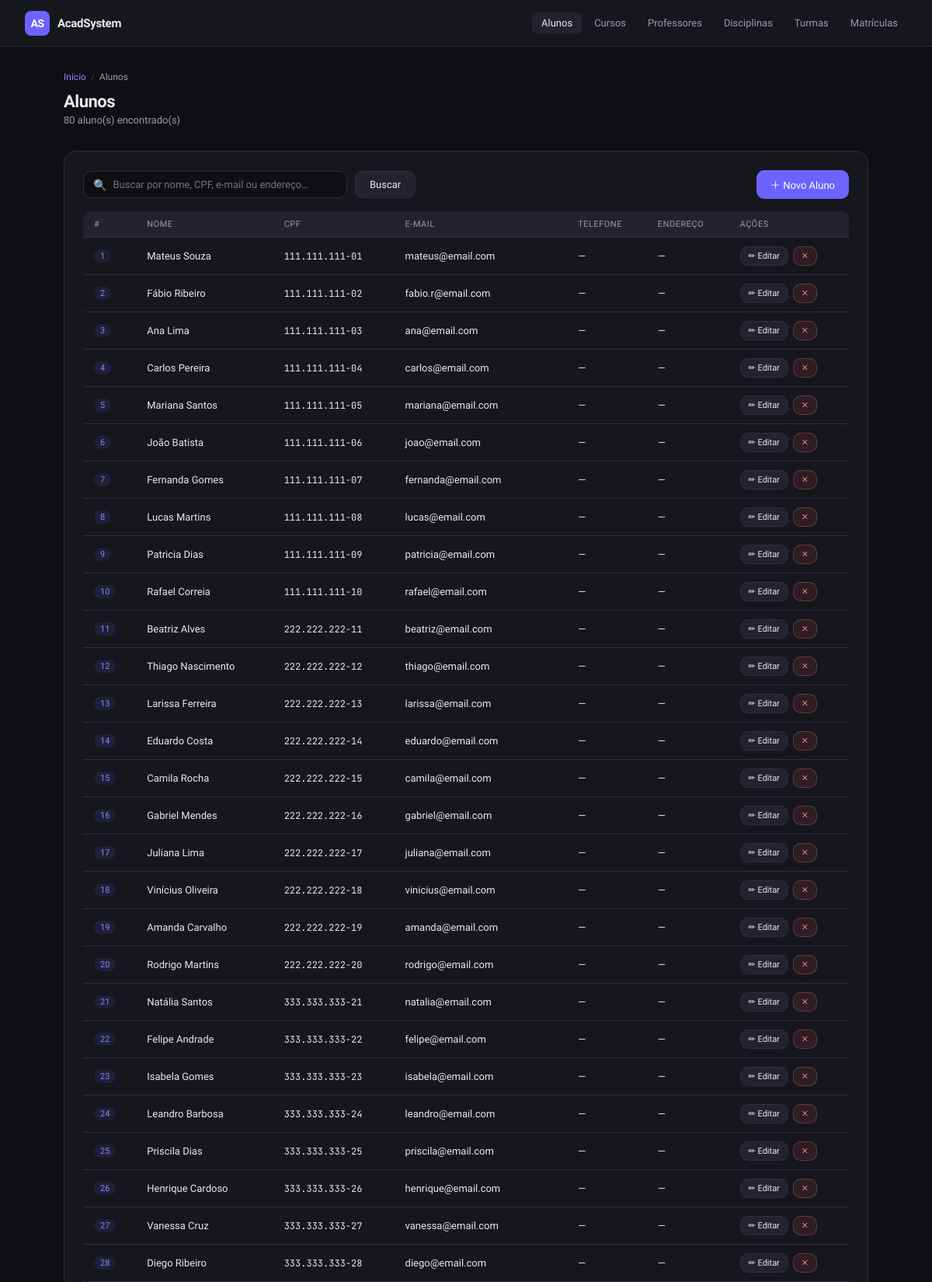
Screenshot of /cons_aluno.php (upper part) with the database file from the repository.
### tables this page shows
CREATE TABLE `alunos` (
  `id` int(11) NOT NULL,
  `nome` varchar(150) DEFAULT NULL,
  `email` varchar(150) DEFAULT NULL,
  `cpf` varchar(14) DEFAULT NULL,
  `data_nascimento` date DEFAULT NULL
);

### cons_aluno.php (the view, shortened to what this page needs)
<?php
$alunos = [];
$busca  = trim($_GET['busca'] ?? '');
try {
    $db = getDB();
    if ($busca) {
        $stmt = $db->prepare(
            "SELECT * FROM alunos
             WHERE nome LIKE :b
                OR cpf LIKE :b
                OR email LIKE :b
                OR endereco LIKE :b
             ORDER BY id ASC"
        );
        $stmt->execute([':b' => "%$busca%"]);
    } else {
        $stmt = $db->query("SELECT * FROM alunos ORDER BY id ASC");
    }
    $alunos = $stmt->fetchAll();
} catch (PDOException $e) {
    $erro = 'Erro ao consultar: ' . htmlspecialchars($e->getMessage());
}
include 'header.php';
?>
<div class="breadcrumb">
  <a href="index.php">Início</a> <span>/</span>
  Alunos
</div>
<div class="page-header">
  <h1>Alunos</h1>
  <p><?= count($alunos) ?> aluno(s) encontrado(s)</p>
</div>
<div class="card">
  <div class="table-toolbar">
    <form method="GET" style="display:flex;gap:10px;flex:1;">
      <div class="search-box">
        <span class="search-icon">🔍</span>
        <input type="text" name="busca"
               value="<?= htmlspecialchars($busca) ?>"
               placeholder="Buscar por nome, CPF, e-mail ou endereço…">
      </div>
      <button type="submit" class="btn btn-secondary">Buscar</button>
    </form>
    <a href="cad_aluno.php" class="btn btn-primary">＋ Novo Aluno</a>
  </div>
  <?php if (empty($alunos)): ?>
    <div class="empty-state">
      <div class="empty-icon">🎓</div>
      <p><?= $busca ? 'Nenhum aluno encontrado para essa busca.' : 'Nenhum aluno cadastrado ainda.' ?></p>
    </div>
  <?php else: ?>
  <div class="table-wrapper">
    <table class="data-table">
      <thead>
        <tr>
          <th>#</th>
          <th>Nome</th>
          <th>CPF</th>
          <th>E-mail</th>
          <th>Telefone</th>
          <th>Endereço</th>
          <th>Ações</th>
        </tr>
      </thead>
      <tbody>
        <?php foreach ($alunos as $a): ?>
        <tr>
          <td><span class="badge badge-accent"><?= $a['id'] ?></span></td>
          <td><?= htmlspecialchars($a['nome']) ?></td>
          <td style="font-family:'JetBrains Mono',monospace;font-size:12px;">
            <?= htmlspecialchars($a['cpf']) ?>
          </td>
          <td><?= htmlspecialchars($a['email']) ?></td>
          <td><?= htmlspecialchars($a['telefone'] ?? '—') ?></td>
          <td><?= htmlspecialchars($a['endereco'] ?? '—') ?></td>
          <td>
            <div class="actions">
              <a href="cad_aluno.php?editar=<?= $a['id'] ?>"
                 class="btn btn-secondary btn-sm">✏ Editar</a>
              <a href="cons_aluno.php?excluir=<?= $a['id'] ?>"
                 class="btn btn-danger btn-sm"
                 onclick="return confirm('Excluir <?= htmlspecialchars(addslashes($a['nome'])) ?>?')">
                 ✕
              </a>
            </div>
          </td>
        </tr>
        <?php endforeach; ?>
      </tbody>
    </table>
  </div>
  <?php endif; ?>
</div>
<?php include 'footer.php'; ?>

### style.css (style rules this page uses)
:root { --bg: #0f0f13; --bg2: #16161d; --bg3: #1e1e28; --surface: #232330; --surface2: #2c2c3e; --border: #2e2e40; --border2: #3a3a50; --accent: #6c63ff; --accent2: #8b85ff; --accent-soft: rgba(108, 99, 255, 0.12); --accent-glow: rgba(108, 99, 255, 0.25); --text: #e8e8f0; --text2: #9999b0; --text3: #6666808; --success: #4ade80; --success-bg: rgba(74, 222, 128, 0.1); --danger: #f87171; --danger-bg: rgba(248, 113, 113, 0.1); --warning: #fbbf24; --warning-bg: rgba(251, 191, 36, 0.1); --info: #60a5fa; --info-bg: rgba(96, 165, 250, 0.1); --radius: 10px; --radius-lg: 16px; --shadow: 0 4px 24px rgba(0,0,0,0.4); }
* { box-sizing: border-box; margin: 0; padding: 0; }
body { font-family: 'Sora', sans-serif; background: var(--bg); color: var(--text); min-height: 100vh; display: flex; flex-direction: column; }
.page-header { margin-bottom: 2rem; }
.page-header h1 { font-size: 22px; font-weight: 700; letter-spacing: -0.5px; color: var(--text); }
.page-header p { font-size: 13px; color: var(--text2); margin-top: 4px; }
.breadcrumb { display: flex; align-items: center; gap: 6px; font-size: 12px; color: var(--text2); margin-bottom: 12px; }
.breadcrumb a { color: var(--accent2); text-decoration: none; }
.breadcrumb span { color: var(--border2); }
.card { background: var(--bg2); border: 1px solid var(--border); border-radius: var(--radius-lg); padding: 1.5rem; }
.btn { display: inline-flex; align-items: center; gap: 7px; font-family: 'Sora', sans-serif; font-size: 13px; font-weight: 500; padding: 9px 18px; border-radius: var(--radius); cursor: pointer; border: none; text-decoration: none; transition: all 0.15s; white-space: nowrap; }
.btn-primary { background: var(--accent); color: white; }
.btn-secondary { background: var(--surface); color: var(--text); border: 1px solid var(--border); }
.btn-danger { background: var(--danger-bg); color: var(--danger); border: 1px solid rgba(248,113,113,0.3); }
.btn-sm { font-size: 11px; padding: 5px 10px; }
.table-wrapper { overflow-x: auto; border-radius: var(--radius); }
table.data-table { width: 100%; border-collapse: collapse; font-size: 13px; }
table.data-table th { background: var(--surface); color: var(--text2); font-weight: 500; font-size: 11px; letter-spacing: 0.5px; text-transform: uppercase; padding: 10px 14px; text-align: left; border-bottom: 1px solid var(--border); }
table.data-table td { padding: 11px 14px; border-bottom: 1px solid var(--border); color: var(--text); vertical-align: middle; }
table.data-table td .actions { display: flex; gap: 6px; }
.badge { display: inline-flex; align-items: center; font-size: 11px; font-weight: 500; padding: 2px 8px; border-radius: 20px; }
.badge-accent { background: var(--accent-soft); color: var(--accent2); }
.table-toolbar { display: flex; align-items: center; justify-content: space-between; margin-bottom: 1rem; gap: 12px; flex-wrap: wrap; }
.search-box { display: flex; align-items: center; gap: 8px; background: var(--bg); border: 1px solid var(--border); border-radius: var(--radius); padding: 7px 12px; flex: 1; max-width: 340px; }
.search-box input { background: none; border: none; color: var(--text); font-family: 'Sora', sans-serif; font-size: 13px; outline: none; width: 100%; }
.search-box .search-icon { color: var(--text2); font-size: 14px; }

### rows the page displays
alunos: id "1", nome "Mateus Souza", cpf "111.111.111-01", email "mateus@email.com", telefone "—", endereco "—"
alunos: id "2", nome "Fábio Ribeiro", cpf "111.111.111-02", email "fabio.r@email.com", telefone "—", endereco "—"
alunos: id "3", nome "Ana Lima", cpf "111.111.111-03", email "ana@email.com", telefone "—", endereco "—"
alunos: id "4", nome "Carlos Pereira", cpf "111.111.111-04", email "carlos@email.com", telefone "—", endereco "—"
alunos: id "5", nome "Mariana Santos", cpf "111.111.111-05", email "mariana@email.com", telefone "—", endereco "—"
alunos: id "6", nome "João Batista", cpf "111.111.111-06", email "joao@email.com", telefone "—", endereco "—"
alunos: id "7", nome "Fernanda Gomes", cpf "111.111.111-07", email "fernanda@email.com", telefone "—", endereco "—"
alunos: id "8", nome "Lucas Martins", cpf "111.111.111-08", email "lucas@email.com", telefone "—", endereco "—"
alunos: id "9", nome "Patricia Dias", cpf "111.111.111-09", email "patricia@email.com", telefone "—", endereco "—"
alunos: id "10", nome "Rafael Correia", cpf "111.111.111-10", email "rafael@email.com", telefone "—", endereco "—"
alunos: id "11", nome "Beatriz Alves", cpf "222.222.222-11", email "beatriz@email.com", telefone "—", endereco "—"
alunos: id "12", nome "Thiago Nascimento", cpf "222.222.222-12", email "thiago@email.com", telefone "—", endereco "—"
alunos: id "13", nome "Larissa Ferreira", cpf "222.222.222-13", email "larissa@email.com", telefone "—", endereco "—"
alunos: id "14", nome "Eduardo Costa", cpf "222.222.222-14", email "eduardo@email.com", telefone "—", endereco "—"
alunos: id "15", nome "Camila Rocha", cpf "222.222.222-15", email "camila@email.com", telefone "—", endereco "—"
alunos: id "16", nome "Gabriel Mendes", cpf "222.222.222-16", email "gabriel@email.com", telefone "—", endereco "—"
alunos: id "17", nome "Juliana Lima", cpf "222.222.222-17", email "juliana@email.com", telefone "—", endereco "—"
alunos: id "18", nome "Vinícius Oliveira", cpf "222.222.222-18", email "vinicius@email.com", telefone "—", endereco "—"
alunos: id "19", nome "Amanda Carvalho", cpf "222.222.222-19", email "amanda@email.com", telefone "—", endereco "—"
alunos: id "20", nome "Rodrigo Martins", cpf "222.222.222-20", email "rodrigo@email.com", telefone "—", endereco "—"
alunos: id "21", nome "Natália Santos", cpf "333.333.333-21", email "natalia@email.com", telefone "—", endereco "—"
alunos: id "22", nome "Felipe Andrade", cpf "333.333.333-22", email "felipe@email.com", telefone "—", endereco "—"
alunos: id "23", nome "Isabela Gomes", cpf "333.333.333-23", email "isabela@email.com", telefone "—", endereco "—"
alunos: id "24", nome "Leandro Barbosa", cpf "333.333.333-24", email "leandro@email.com", telefone "—", endereco "—"
alunos: id "25", nome "Priscila Dias", cpf "333.333.333-25", email "priscila@email.com", telefone "—", endereco "—"
alunos: id "26", nome "Henrique Cardoso", cpf "333.333.333-26", email "henrique@email.com", telefone "—", endereco "—"
alunos: id "27", nome "Vanessa Cruz", cpf "333.333.333-27", email "vanessa@email.com", telefone "—", endereco "—"
alunos: id "28", nome "Diego Ribeiro", cpf "333.333.333-28", email "diego@email.com", telefone "—", endereco "—"

### other values shown
count($alunos) "80"
